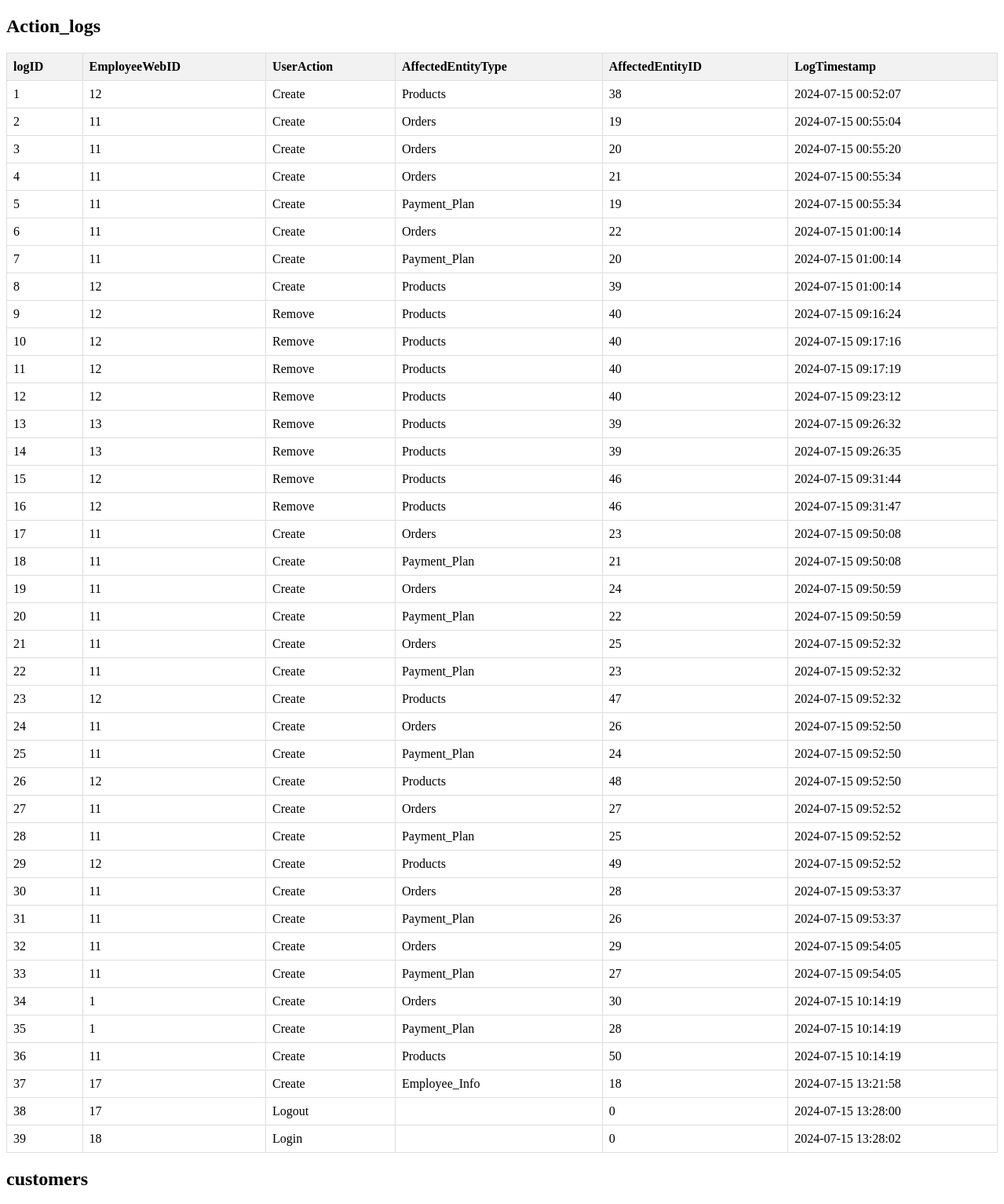
/skeleton/showtables/index.php (upper part), run on the app's committed database.
### tables this page shows
CREATE TABLE `action_logs` (
  `logID` int NOT NULL AUTO_INCREMENT,
  `EmployeeWebID` int NOT NULL,
  `UserAction` enum('Create','Delete','Update','Remove','ManageUser','Login','Logout') DEFAULT NULL,
  `AffectedEntityType` enum('Employee_Info','Payment_Plan','Payment_Receipts','Products','Orders','Customers') DEFAULT NULL,
  `AffectedEntityID` int DEFAULT '0',
  `LogTimestamp` datetime DEFAULT NULL,
  PRIMARY KEY (`logID`),
  KEY `EmployeeWebID` (`EmployeeWebID`),
  CONSTRAINT `action_logs_ibfk_1` FOREIGN KEY (`EmployeeWebID`) REFERENCES `employee_credentials` (`EmployeeWebID`)
);

### skeleton/showtables/index.php (the view, shortened to what this page needs)
<!DOCTYPE html>
<html lang="en">
<head>
</head>
<body>
<?php
$servername = "localhost";
$username = "MCAVDB";
$password = "password1010";
$dbname = "MCAV";
$conn = new mysqli($servername, $username, $password, $dbname);
function displayTable($conn, $tableName) {
    $sql = "SELECT * FROM $tableName";
    $result = mysqli_query($conn, $sql);
    if ($result) {
        echo "<h2>$tableName</h2>";
        echo "<table>";
        echo "<tr>";
        $fields = mysqli_fetch_fields($result);
        foreach ($fields as $field) {
            echo "<th>{$field->name}</th>";
        }
        echo "</tr>";
        while ($row = mysqli_fetch_assoc($result)) {
            echo "<tr>";
            foreach ($fields as $field) {
                echo "<td>{$row[$field->name]}</td>";
            }
            echo "</tr>";
        }
        echo "</table>";
    } else {
        echo "Error displaying $tableName: " . mysqli_error($conn);
    }
}
$tables = [
    'Action_logs',
    'customers',
    'employee_info',
    'employee_credentials',
    'orders',
    'payment_plans',
    'payment_receipts',
    'products',
    'customer_info_archive',
    'employee_info_archive',
    'order_archive',
    'payment_plans_archive',
    'payment_receipt_archive'
];
foreach ($tables as $table) {
    displayTable($conn, $table);
}
?>
</body>
</html>

### skeleton/showtables/index.php (style rules this page uses)
table { border-collapse: collapse; width: 100%; margin-bottom: 20px; }
th, td { border: 1px solid #ddd; padding: 8px; }
th { background-color: #f2f2f2; text-align: left; }

### data on the page
action_logs: logID "1", EmployeeWebID "12", UserAction "Create", AffectedEntityType "Products", AffectedEntityID "38", LogTimestamp "2024-07-15 00:52:07"
action_logs: logID "2", EmployeeWebID "11", UserAction "Create", AffectedEntityType "Orders", AffectedEntityID "19", LogTimestamp "2024-07-15 00:55:04"
action_logs: logID "3", EmployeeWebID "11", UserAction "Create", AffectedEntityType "Orders", AffectedEntityID "20", LogTimestamp "2024-07-15 00:55:20"
action_logs: logID "4", EmployeeWebID "11", UserAction "Create", AffectedEntityType "Orders", AffectedEntityID "21", LogTimestamp "2024-07-15 00:55:34"
action_logs: logID "5", EmployeeWebID "11", UserAction "Create", AffectedEntityType "Payment_Plan", AffectedEntityID "19", LogTimestamp "2024-07-15 00:55:34"
action_logs: logID "6", EmployeeWebID "11", UserAction "Create", AffectedEntityType "Orders", AffectedEntityID "22", LogTimestamp "2024-07-15 01:00:14"
action_logs: logID "7", EmployeeWebID "11", UserAction "Create", AffectedEntityType "Payment_Plan", AffectedEntityID "20", LogTimestamp "2024-07-15 01:00:14"
action_logs: logID "8", EmployeeWebID "12", UserAction "Create", AffectedEntityType "Products", AffectedEntityID "39", LogTimestamp "2024-07-15 01:00:14"
action_logs: logID "9", EmployeeWebID "12", UserAction "Remove", AffectedEntityType "Products", AffectedEntityID "40", LogTimestamp "2024-07-15 09:16:24"
action_logs: logID "10", EmployeeWebID "12", UserAction "Remove", AffectedEntityType "Products", AffectedEntityID "40", LogTimestamp "2024-07-15 09:17:16"
action_logs: logID "11", EmployeeWebID "12", UserAction "Remove", AffectedEntityType "Products", AffectedEntityID "40", LogTimestamp "2024-07-15 09:17:19"
action_logs: logID "12", EmployeeWebID "12", UserAction "Remove", AffectedEntityType "Products", AffectedEntityID "40", LogTimestamp "2024-07-15 09:23:12"
action_logs: logID "13", EmployeeWebID "13", UserAction "Remove", AffectedEntityType "Products", AffectedEntityID "39", LogTimestamp "2024-07-15 09:26:32"
action_logs: logID "14", EmployeeWebID "13", UserAction "Remove", AffectedEntityType "Products", AffectedEntityID "39", LogTimestamp "2024-07-15 09:26:35"
action_logs: logID "15", EmployeeWebID "12", UserAction "Remove", AffectedEntityType "Products", AffectedEntityID "46", LogTimestamp "2024-07-15 09:31:44"
action_logs: logID "16", EmployeeWebID "12", UserAction "Remove", AffectedEntityType "Products", AffectedEntityID "46", LogTimestamp "2024-07-15 09:31:47"
action_logs: logID "17", EmployeeWebID "11", UserAction "Create", AffectedEntityType "Orders", AffectedEntityID "23", LogTimestamp "2024-07-15 09:50:08"
action_logs: logID "18", EmployeeWebID "11", UserAction "Create", AffectedEntityType "Payment_Plan", AffectedEntityID "21", LogTimestamp "2024-07-15 09:50:08"
action_logs: logID "19", EmployeeWebID "11", UserAction "Create", AffectedEntityType "Orders", AffectedEntityID "24", LogTimestamp "2024-07-15 09:50:59"
action_logs: logID "20", EmployeeWebID "11", UserAction "Create", AffectedEntityType "Payment_Plan", AffectedEntityID "22", LogTimestamp "2024-07-15 09:50:59"
action_logs: logID "21", EmployeeWebID "11", UserAction "Create", AffectedEntityType "Orders", AffectedEntityID "25", LogTimestamp "2024-07-15 09:52:32"
action_logs: logID "22", EmployeeWebID "11", UserAction "Create", AffectedEntityType "Payment_Plan", AffectedEntityID "23", LogTimestamp "2024-07-15 09:52:32"
action_logs: logID "23", EmployeeWebID "12", UserAction "Create", AffectedEntityType "Products", AffectedEntityID "47", LogTimestamp "2024-07-15 09:52:32"
action_logs: logID "24", EmployeeWebID "11", UserAction "Create", AffectedEntityType "Orders", AffectedEntityID "26", LogTimestamp "2024-07-15 09:52:50"
action_logs: logID "25", EmployeeWebID "11", UserAction "Create", AffectedEntityType "Payment_Plan", AffectedEntityID "24", LogTimestamp "2024-07-15 09:52:50"
action_logs: logID "26", EmployeeWebID "12", UserAction "Create", AffectedEntityType "Products", AffectedEntityID "48", LogTimestamp "2024-07-15 09:52:50"
action_logs: logID "27", EmployeeWebID "11", UserAction "Create", AffectedEntityType "Orders", AffectedEntityID "27", LogTimestamp "2024-07-15 09:52:52"
action_logs: logID "28", EmployeeWebID "11", UserAction "Create", AffectedEntityType "Payment_Plan", AffectedEntityID "25", LogTimestamp "2024-07-15 09:52:52"
action_logs: logID "29", EmployeeWebID "12", UserAction "Create", AffectedEntityType "Products", AffectedEntityID "49", LogTimestamp "2024-07-15 09:52:52"
action_logs: logID "30", EmployeeWebID "11", UserAction "Create", AffectedEntityType "Orders", AffectedEntityID "28", LogTimestamp "2024-07-15 09:53:37"
action_logs: logID "31", EmployeeWebID "11", UserAction "Create", AffectedEntityType "Payment_Plan", AffectedEntityID "26", LogTimestamp "2024-07-15 09:53:37"
action_logs: logID "32", EmployeeWebID "11", UserAction "Create", AffectedEntityType "Orders", AffectedEntityID "29", LogTimestamp "2024-07-15 09:54:05"
action_logs: logID "33", EmployeeWebID "11", UserAction "Create", AffectedEntityType "Payment_Plan", AffectedEntityID "27", LogTimestamp "2024-07-15 09:54:05"
action_logs: logID "34", EmployeeWebID "1", UserAction "Create", AffectedEntityType "Orders", AffectedEntityID "30", LogTimestamp "2024-07-15 10:14:19"
action_logs: logID "35", EmployeeWebID "1", UserAction "Create", AffectedEntityType "Payment_Plan", AffectedEntityID "28", LogTimestamp "2024-07-15 10:14:19"
action_logs: logID "36", EmployeeWebID "11", UserAction "Create", AffectedEntityType "Products", AffectedEntityID "50", LogTimestamp "2024-07-15 10:14:19"
action_logs: logID "37", EmployeeWebID "17", UserAction "Create", AffectedEntityType "Employee_Info", AffectedEntityID "18", LogTimestamp "2024-07-15 13:21:58"
action_logs: logID "38", EmployeeWebID "17", UserAction "Logout", AffectedEntityID "0", LogTimestamp "2024-07-15 13:28:00"
action_logs: logID "39", EmployeeWebID "18", UserAction "Login", AffectedEntityID "0", LogTimestamp "2024-07-15 13:28:02"

### other printed values
$tableName "Action_logs"
$field->name "logID"
$field->name "EmployeeWebID"
$field->name "UserAction"
$field->name "AffectedEntityType"
$field->name "AffectedEntityID"
$field->name "LogTimestamp"
$tableName "customers"
